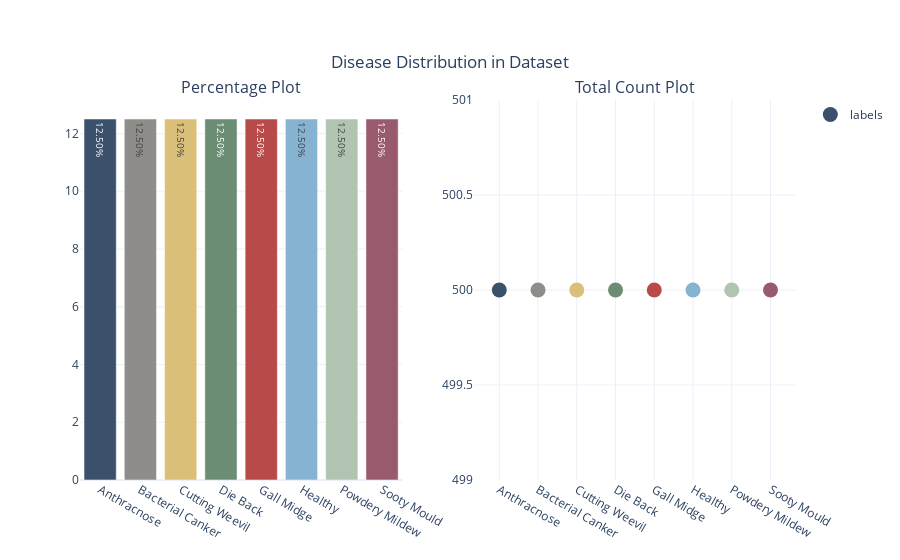

The cell this chart's notebook holds for it:
### Markdown cell above
EDAs
Class distribution in dataset
- Shows the balance in dataset
- Helps model to be balanced and not biased towards any class

### Code cell
#Function to create graphs with class distribution in dataset
def class_distribution(dataframe, col_name):

    #Making subplots
    fig = make_subplots(rows=1, cols=2,
                        subplot_titles=('Percentage Plot', 'Total Count Plot'),
                        specs=[[{"type": "bar"}, {'type': 'scatter'}]])
    
    #Total counts in dataframe
    total_count = dataframe[col_name].value_counts().sum()
    #Percentage of particular label in dataframe
    percentage_values = (dataframe[col_name].value_counts().values / total_count) * 100

    #Creating bar plot
    fig.add_trace(go.Bar(y=percentage_values.tolist(),
                        x=[str(i) for i in dataframe[col_name].value_counts().index],
                        #Showing the values in percentage 
                        text=[f'{val:.2f}%' for val in percentage_values], 
                        textfont=dict(size=10),
                        name=col_name,
                        textposition='auto',
                        showlegend=False,
                        marker=dict(color=colors)),
                                )
    
    #Creating scatter plot
    fig.add_trace(go.Scatter(x=dataframe[col_name].value_counts().keys(),
                         y=dataframe[col_name].value_counts().values,
                         mode='markers',
                         text=dataframe[col_name].value_counts().keys(),
                         textfont=dict(size=10),
                         marker=dict(size=15, color=colors),
                         name=col_name),
              row=1, col=2)

    #Updating plot
    fig.update_layout(title={'text': 'Disease Distribution in Dataset',
                             'y': 0.9,
                             'x': 0.5,
                             'xanchor': 'center',
                             'yanchor': 'top'},
                      template='plotly_white')

    iplot(fig)
    

#Styling the plot with custom colours
colors = [
    '#3A506B', 
    '#8E8D8A',  
    '#D9BF77',  
    '#6A8D73',  
    '#B84A4A',  
    '#86B3D1',  
    '#B0C4B1',  
    '#9A5A6E',  
    '#C8A165',  
    '#7C6C8E'   
]

#Calling the function
class_distribution(df,'labels')

### Figure 1 — Plotly figure (JSON) as saved in the notebook; plotly's stock layout.template omitted (floating-point values rounded to 4 significant figures)
{"data": [{"marker": {"color": ["#3A506B", "#8E8D8A", "#D9BF77", "#6A8D73", "#B84A4A", "#86B3D1", "#B0C4B1", "#9A5A6E", "#C8A165", "#7C6C8E"]}, "name": "labels", "showlegend": false, "text": ["12.50%", "12.50%", "12.50%", "12.50%", "12.50%", "12.50%", "12.50%", "12.50%"], "textfont": {"size": 10}, "textposition": "auto", "type": "bar", "x": ["Anthracnose", "Bacterial Canker", "Cutting Weevil", "Die Back", "Gall Midge", "Healthy", "Powdery Mildew", "Sooty Mould"], "y": [12.5, 12.5, 12.5, 12.5, 12.5, 12.5, 12.5, 12.5]}, {"marker": {"color": ["#3A506B", "#8E8D8A", "#D9BF77", "#6A8D73", "#B84A4A", "#86B3D1", "#B0C4B1", "#9A5A6E", "#C8A165", "#7C6C8E"], "size": 15}, "mode": "markers", "name": "labels", "text": ["Anthracnose", "Bacterial Canker", "Cutting Weevil", "Die Back", "Gall Midge", "Healthy", "Powdery Mildew", "Sooty Mould"], "textfont": {"size": 10}, "type": "scatter", "x": ["Anthracnose", "Bacterial Canker", "Cutting Weevil", "Die Back", "Gall Midge", "Healthy", "Powdery Mildew", "Sooty Mould"], "xaxis": "x2", "y": [500, 500, 500, 500, 500, 500, 500, 500], "yaxis": "y2"}], "layout": {"annotations": [{"font": {"size": 16}, "showarrow": false, "text": "Percentage Plot", "x": 0.225, "xanchor": "center", "xref": "paper", "y": 1, "yanchor": "bottom", "yref": "paper"}, {"font": {"size": 16}, "showarrow": false, "text": "Total Count Plot", "x": 0.775, "xanchor": "center", "xref": "paper", "y": 1, "yanchor": "bottom", "yref": "paper"}], "title": {"text": "Disease Distribution in Dataset", "x": 0.5, "xanchor": "center", "y": 0.9, "yanchor": "top"}, "xaxis": {"anchor": "y", "domain": [0, 0.45]}, "xaxis2": {"anchor": "y2", "domain": [0.55, 1]}, "yaxis": {"anchor": "x", "domain": [0, 1]}, "yaxis2": {"anchor": "x2", "domain": [0, 1]}}}
